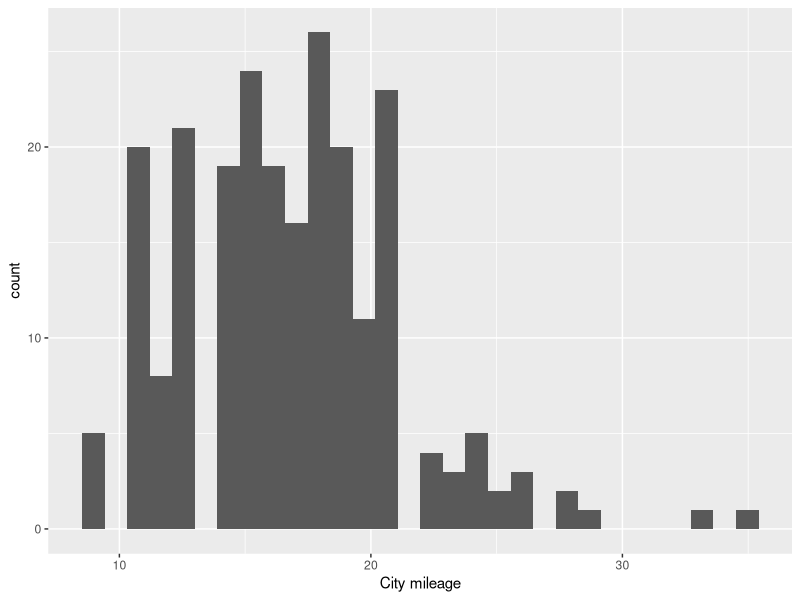
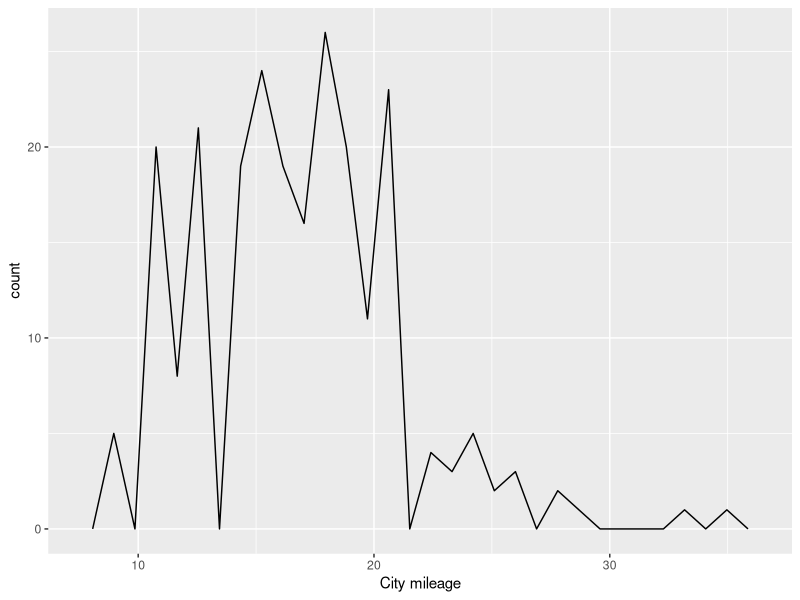
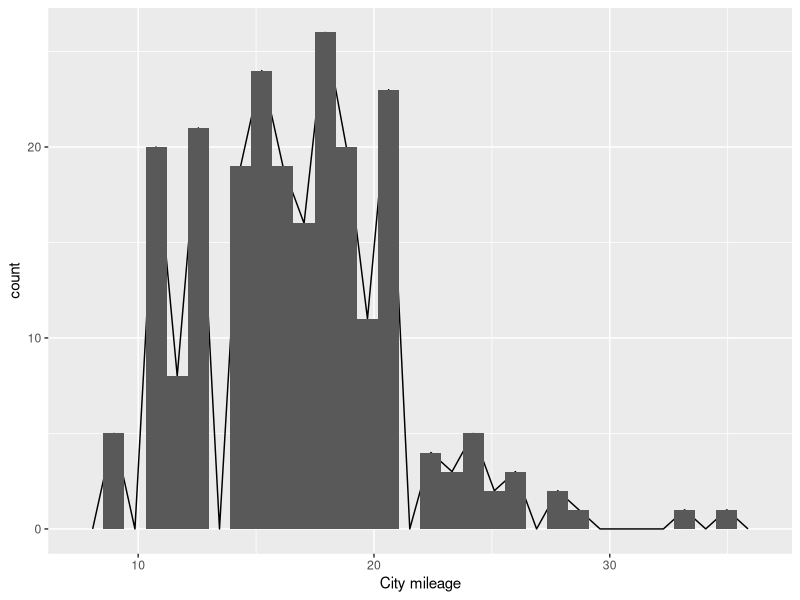
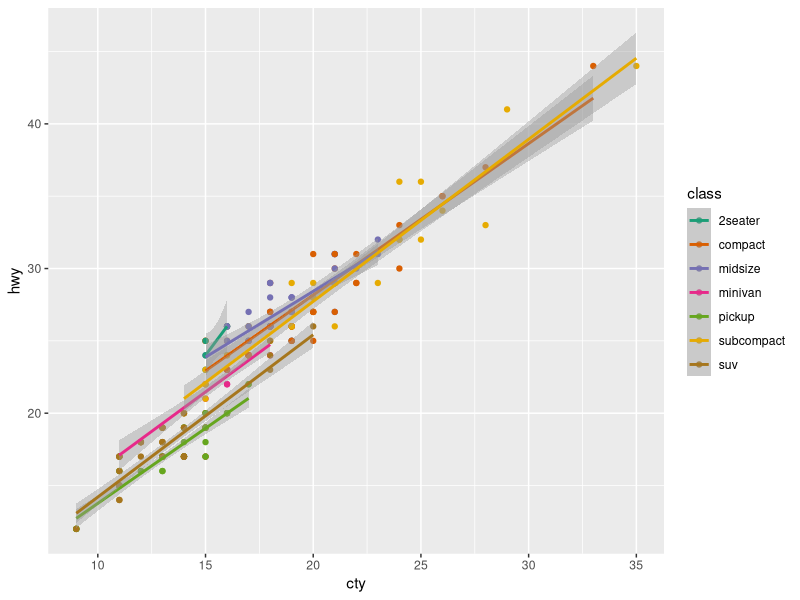

The R script that drew these images, in order:
library(tidyverse)

View(mpg) #command to view the dataset mpg 
?mpg

?mean #information about mean()

glimpse(mpg) #gives a glimpse into the dataset and datavalue of mpg dataset

?filter
filter(mpg, cty >= 20) #used to filter mpg column cty, where cty >= 20

mpg_efficient <- filter(mpg, cty >= 20) #assigning the variable name to the filtered column values

View(mpg_efficient) #can view the column we stored 

mpg_ford <- filter(mpg, manufacturer == "ford") #stores all the rows with manu ford

mpg_metric <- mutate(mpg, cty_metric = 0.425144 * cty) # mp/g to km/l

mpg_metric <- mpg %>%
  mutate(cty_metric = 0.425144 * cty) #mutate the column values of cty from mp/g to km/l

mpg %>%
  group_by(class) %>%
  summarise(mean(cty),
            median(cty)) #https://uc-r.github.io/pipe

#Data vizualization with ggplot

#histogram
ggplot(mpg, aes(x = cty)) + #aesthetic is the way of saying what sort of variables are going to be discussed in the plot: x axis is the cty
  geom_histogram() + 
  labs(x = "City mileage") #changing the cty label to city mileage

#frequency polygon
ggplot(mpg, aes(x = cty)) + 
  geom_freqpoly() + 
  labs(x = "City mileage")

#histogram and frrequency polygon together
ggplot(mpg, aes(x = cty)) + 
  geom_freqpoly() +
  geom_histogram() +
  labs(x = "City mileage")

#scatterplot cty vs hwy
ggplot(mpg, aes(x = cty,
                y = hwy,
                color = class)) + #differentiate colorwise according to the the class column 
  geom_point() + 
  geom_smooth(method = "lm") + #lm: linear (regression line)
  scale_color_brewer(palette = "Dark2") #used to change color palette of the graph




